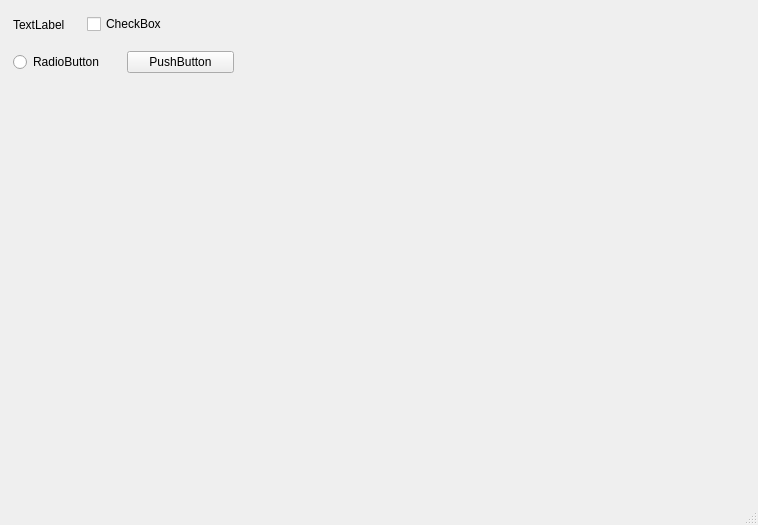
<?xml version="1.0" encoding="UTF-8"?>
<ui version="4.0">
 <class>MainWindow</class>
 <widget class="QMainWindow" name="MainWindow">
  <property name="geometry">
   <rect>
    <x>0</x>
    <y>0</y>
    <width>758</width>
    <height>525</height>
   </rect>
  </property>
  <property name="windowTitle">
   <string>MainWindow</string>
  </property>
  <widget class="QWidget" name="centralwidget">
   <widget class="QWidget" name="">
    <property name="geometry">
     <rect>
      <x>13</x>
      <y>13</y>
      <width>154</width>
      <height>23</height>
     </rect>
    </property>
    <layout class="QHBoxLayout" name="horizontalLayout">
     <item>
      <widget class="QLabel" name="label">
       <property name="text">
        <string>TextLabel</string>
       </property>
      </widget>
     </item>
     <item>
      <widget class="QCheckBox" name="checkBox">
       <property name="text">
        <string>CheckBox</string>
       </property>
      </widget>
     </item>
    </layout>
   </widget>
   <widget class="QWidget" name="">
    <property name="geometry">
     <rect>
      <x>13</x>
      <y>46</y>
      <width>221</width>
      <height>32</height>
     </rect>
    </property>
    <layout class="QHBoxLayout" name="horizontalLayout_2">
     <item>
      <widget class="QRadioButton" name="radioButton">
       <property name="text">
        <string>RadioButton</string>
       </property>
      </widget>
     </item>
     <item>
      <widget class="QPushButton" name="pushButton">
       <property name="text">
        <string>PushButton</string>
       </property>
      </widget>
     </item>
    </layout>
   </widget>
  </widget>
  <widget class="QMenuBar" name="menubar">
   <property name="geometry">
    <rect>
     <x>0</x>
     <y>0</y>
     <width>758</width>
     <height>22</height>
    </rect>
   </property>
  </widget>
  <widget class="QStatusBar" name="statusbar"/>
 </widget>
 <resources/>
 <connections/>
</ui>
